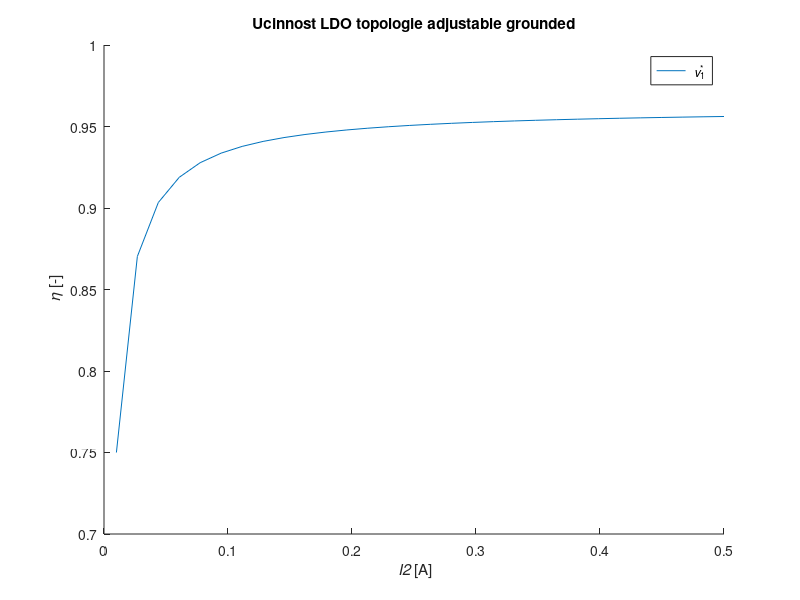

MATLAB code for this plot:
U2 = 5;
U2_2 = 7;
U2_3 = 10;
I2 = linspace(0.01,0.5,30)
U_drop = 0.2;
I_gnd = 0.001;
I_adj = 0.001;
R1 = 1000;
R2 = 2000;

I_R1 = (U2+I_adj.*R2)./(R1+R2);
I_R2 = (-R1*I_adj+U2)./(R1+R2);
P2 = U2.*I2;
P_drop = U_drop*(I2+I_R1);
P_div = R1*(I_R1)^2+R2*(I_R2)^2;
P_gnd = I_gnd*(U2+U_drop);
P1 = P2 + P_drop + P_gnd + P_div;

eta = P2./P1;
%eta2 = (U2_2.*I2)./(U2_2.*I2+U_drop.*I2+I_gnd.*(U2_2+U_drop));
%eta3 = (U2_3.*I2)./(U2_3.*I2+U_drop.*I2+I_gnd.*(U2_3+U_drop));
hold on;
plot(I2,eta);
%plot(I2,eta2);
%plot(I2,eta3);
xlabel('{\it I2} [A]');
ylabel('{\it \eta} [-]');
legend('{\it v}_1^{*}', '{\it v}_1');
title('Ucinnost LDO topologie adjustable grounded');
hold off;